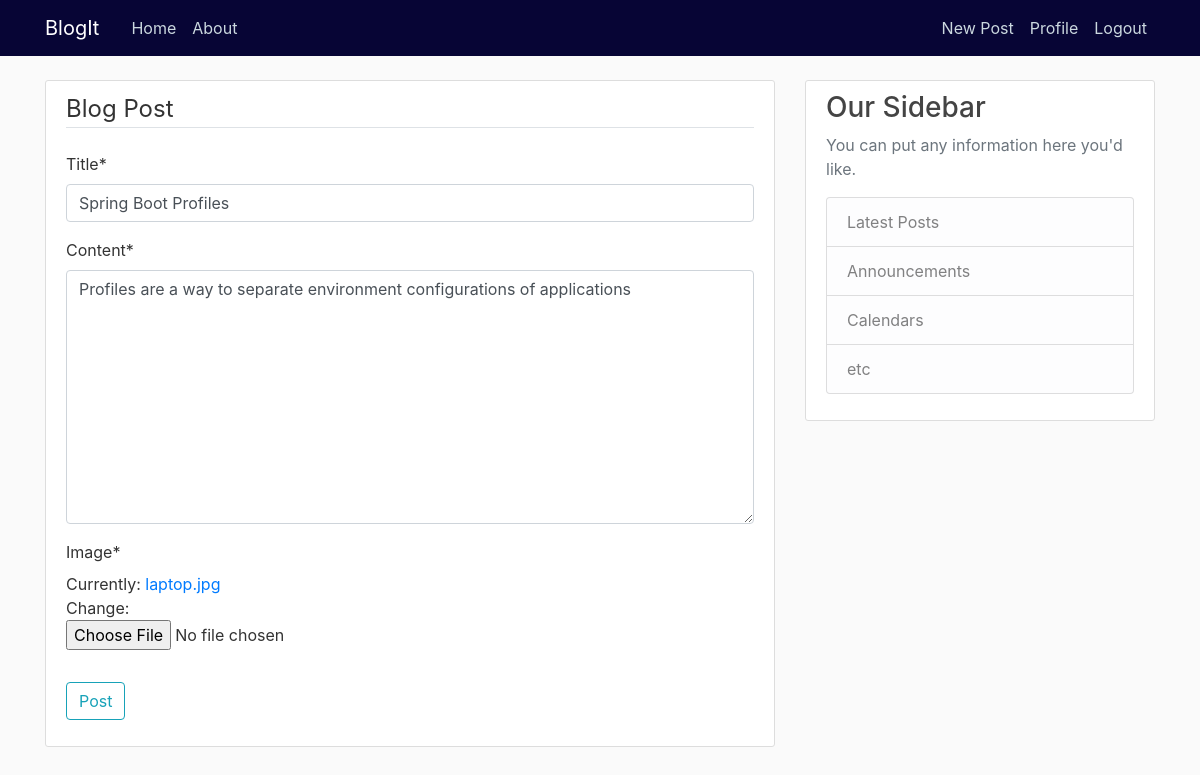
The page /post/33/update (signed in) on the database its author committed.
### blog/models.py (models this page shows, shortened)
class Post(models.Model):
    title = models.CharField(max_length=100)
    content = models.TextField()
    date_posted = models.DateTimeField(default=timezone.now)
    author = models.ForeignKey(User, on_delete=models.CASCADE)
    image = models.ImageField(default='laptop.jpg', upload_to='content_img')

### blog/views.py (the view, shortened to what this page needs)
# urls.py: path('post/<int:pk>/update', PostUpdateView.as_view(), name='post-update'),
class PostUpdateView(LoginRequiredMixin, UserPassesTestMixin, UpdateView):
    model = Post
    fields = ['title', 'content', 'image']
    def test_func(self):
        post = self.get_object()
        if self.request.user == post.author:
            return True
        return False

### blog/templates/blog/post_form.html (shortened to what this page needs)
{% extends "blog/base.html" %}
{% load crispy_forms_tags %}
{% block content %}
    <div class="content-section">
        <form method="POST">
            <fieldset class="form-group">
                <legend class="border-bottom mb-4">Blog Post</legend>
                {{ form|crispy }}
            </fieldset>
            <div class="form-group">
                <button class="btn btn-outline-info" type="submit">Post</button>
            </div>
        </form>
    </div>
{% endblock content %}

### blog/static/blog/main.css (style rules this page uses)
body { background: #fafafa; color: #333333; margin-top: 5rem; }
.content-section { background: #ffffff; padding: 10px 20px; border: 1px solid #dddddd; border-radius: 3px; margin-bottom: 20px; }

### rows shown on the page
Post: title "Spring Boot Profiles", content "Profiles are a way to separate environment configurations of applications"
